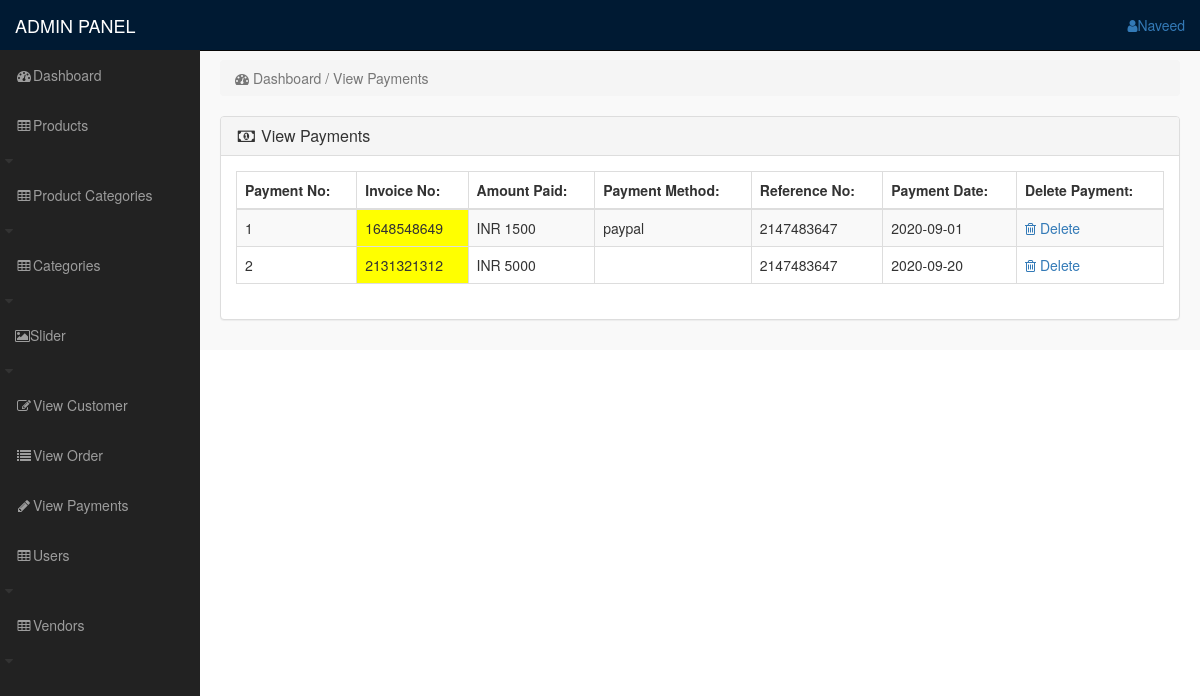
The page /admin_area/index.php?view_payments (signed in) on the database its author committed.
### tables this page shows
CREATE TABLE `payments` (
  `payment_id` int(100) NOT NULL,
  `invoice_id` int(100) NOT NULL,
  `amount` int(100) NOT NULL,
  `payment_mode` text NOT NULL,
  `ref_no` int(100) NOT NULL,
  `payment_date` text NOT NULL
);

### admin_area/view_payments.php (the view)
<?php
    if(!isset($_SESSION['admin_email'])){
        echo "<script>window.open('login.php','_self')</script>";
    }else {
?>
<div class="row">
    <div class="col-lg-12">
        <ol class="breadcrumb">
            <li class="active">
                <i class="fa fa-dashboard"></i> Dashboard / View Payments
            </li>
        </ol>
    </div>
</div>
<div class="row">
    <div class="col-lg-12">
        <div class="panel panel-default">
            <div class="panel-heading">
                <h3 class="panel-title">
                    <i class="fa fa-money fa-fw"> </i> View Payments
                </h3>
            </div>
            <div class="panel-body">
                <div class="table-responsive">
                    <table class="table table-hover table-bordered table-striped">
                        <thead>
                            <tr>
                                <th>Payment No:</th>
                                <th>Invoice No:</th>
                                <th>Amount Paid:</th>
                                <th>Payment Method:</th>
                                <th>Reference No:</th>
                                <th>Payment Date:</th>
                                <th>Delete Payment:</th>
                            </tr>
                        </thead>
                        <tbody>
                            <?php
                                $i = 0;
                                $get_payments = "SELECT * FROM payments";
                                $run_payments = mysqli_query($con,$get_payments);
                                while($row_payments = mysqli_fetch_array($run_payments)){
                                    $payment_id = $row_payments['payment_id'];
                                    $invoice_no = $row_payments['invoice_id'];
                                    $amount = $row_payments['amount'];
                                    $payment_mode = $row_payments['payment_mode'];
                                    $ref_no = $row_payments['ref_no'];
                                    $payment_date = $row_payments['payment_date'];
                                    $i++;
                                ?>
                            <tr>
                                <td><?php echo $i; ?></td>
                                <td bgcolor="yellow"><?php echo $invoice_no; ?></td>
                                <td>INR <?php echo $amount; ?></td>
                                <td><?php echo $payment_mode; ?></td>
                                <td><?php echo $ref_no; ?></td>
                                <td><?php echo $payment_date; ?></td>
                                <td>
                                    <a href="index.php?payment_delete=<?php echo $payment_id; ?>">
                                        <i class="fa fa-trash-o"></i> Delete
                                    </a>
                                </td>
                            </tr>
                            <?php } ?>
                        </tbody>
                    </table>
                </div>
            </div>
        </div>
    </div>
</div>
<?php } ?>

### admin_area/includes/sidebar.php (shortened to what this page needs)
<?php
    if(!isset($_SESSION['admin_email'])){
        echo"<script>window.open('login.php','_self')</script>";
    }else{
?>
<nav class="navbar navbar-inverse navbar-fixed-top" style="background: #001a33">
    <div class="navbar-header">
        <a href="index.php?dashboard" class="navbar-brand">ADMIN PANEL</a>
    </div>
    <ul class="nav navbar-right top-nav">
        <li class="dropdown">
            <a href="#" class="dropdown-toggle" data-toggle="dropdown">
                <i class="fa fa-user"></i><?php echo $admin_name; ?>
            </a>
        </li>
    </ul>
    <div class="collapse navbar-collapse navbar-ex1-collapse">
        <ul class="nav navbar-nav sidebar-nav">
            <li>
                <a href="index.php?dashboard">
                    <i class="fa fa-fw fa-dashboard"></i>Dashboard
                </a>
            </li>
            <li>
                <a href="#" data-toggle="collapse" data-target="#products">
                    <i class="fa fa-fw fa-table"></i>Products</a>
                <i class="fa fa-fw fa-caret-down"></i>
            </li>
            <li>
                <a href="#" data-toggle="collapse" data-target="#product_cat">
                    <i class="fa fa-fw fa-table"></i>Product Categories</a>
                <i class="fa fa-fw fa-caret-down"></i>
            </li>
            <li>
                <a href="#" data-toggle="collapse" data-target="#category">
                    <i class="fa fa-fw fa-table"></i>Categories</a>
                <i class="fa fa-fw fa-caret-down"></i>
            </li>
            <li>
                <a href="#" data-toggle="collapse" data-target="#slider">
                    <i class="fa fa-picture-o"></i>Slider</a>
                <i class="fa fa-fw fa-caret-down"></i>
            </li>
            <li>
                <a href="index.php?view_customer">
                    <i class="fa fa-fw fa-edit"></i>View Customer
                </a>
            </li>
            <li>
                <a href="index.php?view_order">
                    <i class="fa fa-fw fa-list"></i>View Order
                </a>
            </li>
            <li>
                <a href="index.php?view_payments">
                    <i class="fa fa-fw fa-pencil"></i>View Payments
                </a>
            </li>
            <li>
                <a href="#" data-toggle="collapse" data-target="#users">
                    <i class="fa fa-fw fa-table"></i>Users</a>
                <i class="fa fa-fw fa-caret-down"></i>
            </li>
            <li>
            <a href="#" data-toggle="collapse" data-target="#vendors">
                    <i class="fa fa-fw fa-table"></i>Vendors</a>
                <i class="fa fa-fw fa-caret-down"></i>
            </li>
        </ul>
    </div>
</nav>
<?php  } ?>

### admin_area/css/style.css (style rules this page uses)
body { margin-top: 100px; }
@media (min-width: 768px) { body { margin-top: 50px; } }
.top-nav { padding: 0 15px; }
.top-nav>li { display: inline-block; float: left; }
.top-nav>li>a { padding-top: 15px; padding-bottom: 15px; line-height: 20px; }
@media (min-width: 768px) { .sidebar-nav { position: fixed; right: 0px; left: 0px; top: 50px; width: 200px; border-radius: 0; overflow-y: auto; background-color: #222222; bottom: 0; overflow-x: hidden; padding-bottom: 40px; } }
@media (min-width: 768px) { .sidebar-nav>li>a { width: 255px; } }
.panel-body { border-radius: 5px; }

### rows shown on the page
payments: invoice "1648548649", amount "1500", payment_mode "paypal", ref_no "2147483647", payment_date "2020-09-01"
payments: invoice "2131321312", amount "5000", ref_no "2147483647", payment_date "2020-09-20"

### other values the page prints
$admin_name "Naveed"
